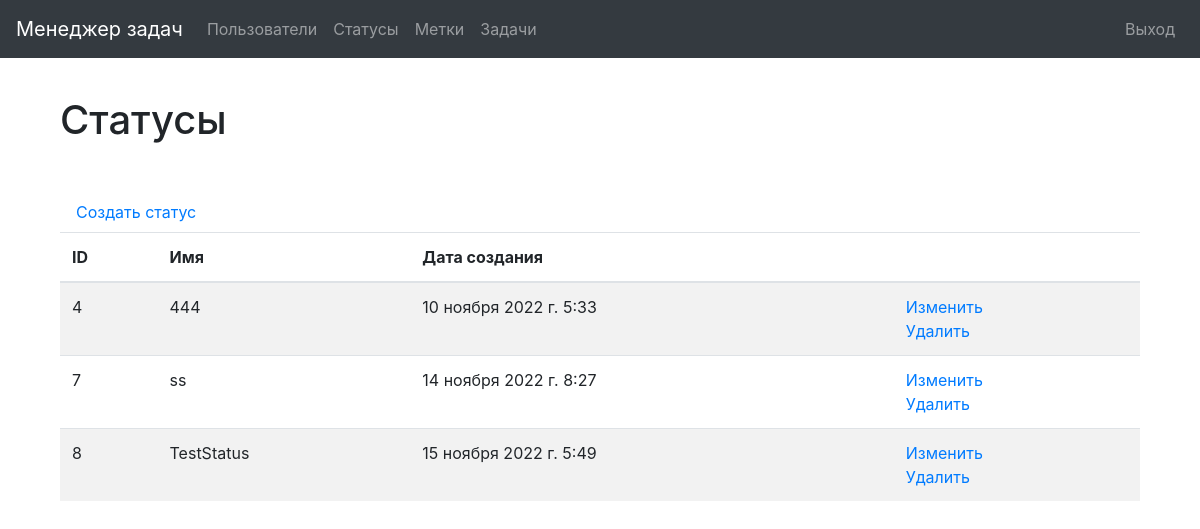
Before: /statuses/ (signed in) with the older database file.
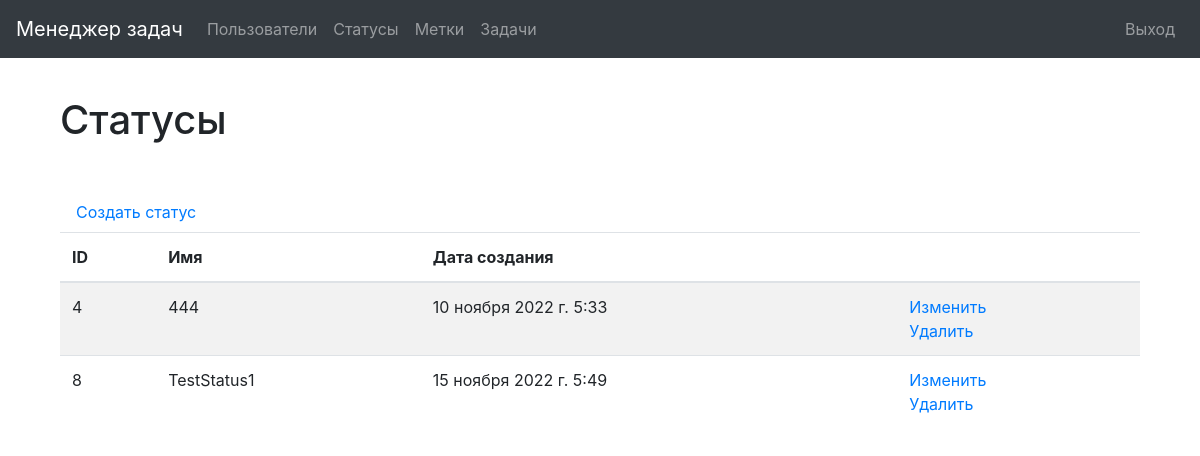
After: the same page with the newer database file.
### task_manager/statuses/models.py (models this page shows, shortened)
class Status(models.Model):
    name = models.CharField(max_length=255, verbose_name='DefaultName')
    date_created = models.DateTimeField(auto_now_add=True)

### task_manager/statuses/views.py (the view)
# urls.py: path('', views.StatusesPage.as_view()),
class StatusesPage(CustomLoginRequired, ListView):
    model = Status
    template_name = 'statuses/statuses.html'
    context_object_name = 'statuses'

### task_manager/mixins.py (called while the page is built)
    def dispatch(self, request, *args, **kwargs):
        if not request.user.is_authenticated:
            messages.error(request, _("""Вы не авторизованы!
                                      Пожалуйста, выполните вход."""))
            return redirect('/login/')
        return super().dispatch(request, *args, **kwargs)

### task_manager/templates/statuses/statuses.html
{% extends 'base_auth.html' %}
{% load i18n %}
{% block content %}
<div class="container wrapper flex-grow-1">
    <h1 class="my-4">{% translate "Статусы" %} </h1>
    <br>
<a class="nav-link" href="/statuses/create/">{% translate "Создать статус" %}</a>
<table class="table table-striped">
    <thead>
      <tr>
        <th>ID</th>
        <th>{% translate "Имя" %}</th>
        <th>{% translate "Дата создания" %}</th>
        <th></th>
      </tr>
    </thead>
    <tbody>
        {% for status in statuses %}
        <tr>
            <td>{{ status.id }}</td>
            <td>{{ status.name }}</td>
            <td>{{ status.date_created }}</td>
            <td>
                <a href="{% url 'update_status' status.id %}">{% translate "Изменить" %}</a>
                <br>
                <a href="{% url 'delete_status' status.id %}">{% translate "Удалить" %}</a>
            </td>
        </tr>
        {% endfor %}
    </tbody>
</table>
</div>
{% endblock %}

Changed rows visible on the page:
removed Status: id "7", name "ss", date_created "14 ноября 2022 г. 8:27"
changed Status id 8: name "TestStatus" → "TestStatus1"
